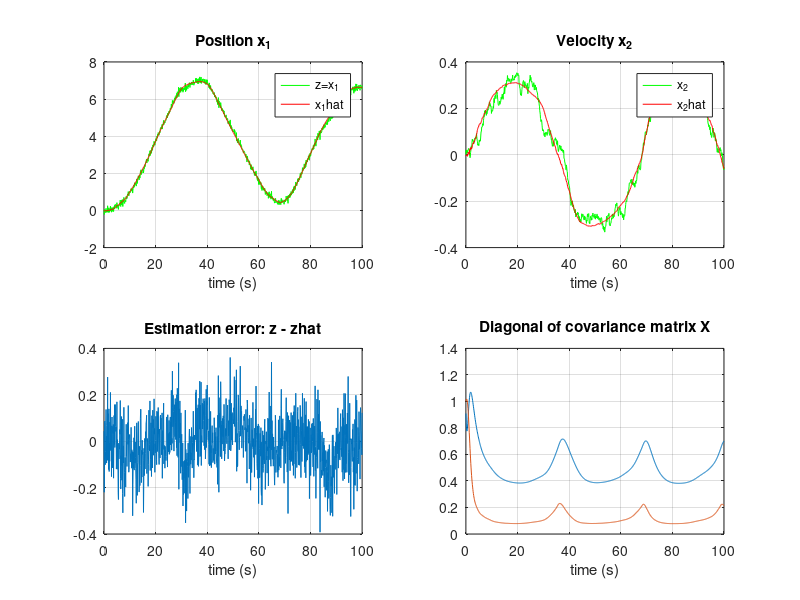

The MATLAB script that drew this image:
% Nonlinear Discrete-Time Kalman filter

%% USER INPUT
h = 0.1; 		% sampling time (s)
N = 1000;		% no. of iterations

% model parameters
a  = -1;              
b  = 1;
e  = 1;

% initial values for x and u
x = [0 0]';	        
u = 0;

% initialization of Kalman filter
x_bar = [0 0]';        
X_bar = diag([1 1]);
Q = 1;
R = 10;

%% MAIN LOOP
simdata = zeros(N+1,9);                  % memory allocation

for i=1:N+1
   t = (i-1)*h;                          % time (s)             
   
   % measurement   
   z = x(1)+0.1*randn(1);                % position + white noise

   % estimation error
   z_bar = x_bar(1);
   eps   = z-z_bar;   

   % Plant
   u = 0.1*sin(0.1*t);                   % input
   w = 0.1*randn(1);                     % process noise
   f = [ x(2)
         a*x(2)*abs(x(2))+b*u];
   E = [0 e]';
   x_dot = f + E*w;                      % dx/dt = f + Ew
   
   % Discrete-time matrices: PHI, GAMMA, H 
   PHI   = [1   h
            0  1+h*2*a*abs(x_bar(2))];   
   GAMMA = h*E;    
   H     = [1 0]; 

   % KF gain      
   K = X_bar*H'*inv(H*X_bar*H'+R);

   % corrector   
   IKH = eye(2)-K*H;
   X_hat = IKH*X_bar*IKH' + K*R*K';
   x_hat = x_bar + K*eps;   
   
   % store simulation data in a table   
   simdata(i,:) = [t x' x_hat' X_hat(1,1) X_hat(2,2) eps z];    

   % discrete-time extended KF-model
   f_hat = [x_hat(2)
            a*x_hat(2)*abs(x_hat(2))+b*u];
   f_k   = x_hat + h*f_hat;
      
   % predictor (k+1)  
   x_bar = f_k;
   X_bar = PHI*X_hat*PHI' + GAMMA*Q*GAMMA';
   
   % Euler integration (k+1)
   x = x + h*x_dot;
end

%% PLOTS
t     = simdata(:,1); 
x     = simdata(:,2:3); 
x_hat = simdata(:,4:5); 
X_hat = simdata(:,6:7);
eps   = simdata(:,8);
z     = simdata(:,9);

clf
figure(gcf)

subplot(221),plot(t,z,'g',t,x_hat(:,1),'r')
xlabel('time (s)'),title('Position x_1'),grid
legend('z=x_1','x_1hat', 'location', 'best')

subplot(222),
plot(t,x(:,2),'g',t,x_hat(:,2),'r')
xlabel('time (s)'),title('Velocity x_2'),grid
legend('x_2','x_2hat', 'location', 'best')
% xlim([0 200]), ylim([-.6 .6])

subplot(223),plot(t,eps),xlabel('time (s)'),title('Estimation error: z - zhat'),grid
subplot(224),plot(t,X_hat),xlabel('time (s)'),title('Diagonal of covariance matrix X'),grid
